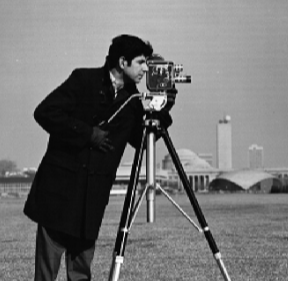
//> input picture Training/foto.png, 288 x 281 px
$ ./SplitAndMerge foto.png 100 3 3   (built with g++ and OpenCV 4)
//> lines starting //> are read from the running program, lines starting //| are printed output that depends on the picture; after the words box and inside, x2 and y2 are one past the last pixel; in counts of white or black regions, pixels touching at a corner belong together
#include <iostream>
#include <opencv2/opencv.hpp>
#include <vector>

using namespace std;
using namespace cv;

double smthreshold;
int tsize;
int media;

class TNode{
    private:
        Rect region;
        TNode *UL, *UR, *LL, *LR;
        vector<TNode *>merged;
        vector<bool> mergedB = vector<bool>(4, false);

        double media, stddev;
    public:
        TNode(Rect R){
            region = R;
            UL = UR = LL = LR = nullptr;
        };

        Rect &getRegion(){return region;};

        TNode *getUL(){return UL;};
        TNode *getUR(){return UR;};
        TNode *getLL(){return LL;};
        TNode *getLR(){return LR;};

        void setUL(TNode *N){UL = N;};
        void setUR(TNode *N){UR = N;};
        void setLL(TNode *N){LL = N;};
        void setLR(TNode *N){LR = N;};

        vector<TNode *> &getMerged(){return merged;};
        void addRegion(TNode *R){merged.push_back(R);};

        bool getMergedB(int i){return mergedB[i];};
        void setMergedB(int i){mergedB[i] = true;}

        double getStdDev(){return stddev;};
        void setStddev(double stddev){this->stddev = stddev;};

        double getMean(){return media;}
        void setMean(double media){this->media = media;};
};

TNode *split(Mat& src, Rect R){

    TNode *root = new TNode(R);
    Scalar mean, stddev;
    meanStdDev(src(R), mean, stddev);

    root->setMean(mean[0]);
    root->setStddev(stddev[0]);

    if(R.width > tsize && root->getStdDev() > smthreshold){

        Rect ul(R.x, R.y, R.height/2, R.width/2);
        root->setUL(split(src, ul));


        Rect ur(R.x, R.y + R.width/2, R.height/2, R.width/2);
        root->setUR(split(src, ur));


        Rect ll(R.x +  R.height/2, R.y, R.height/2, R.width/2);
        root->setLL(split(src, ll));


        Rect lr(R.x +  R.height/2, R.y + R.width/2, R.height/2, R.width/2);
        root->setLR(split(src, lr));
    }

    rectangle(src, R, Scalar(0));
    return root;

}

void merge(TNode *root){

    if(root->getRegion().width > tsize && root->getStdDev() > smthreshold){
        //UL-UR
        if(root->getUL()->getStdDev() <= smthreshold && root->getUR()->getStdDev() <= smthreshold && abs(root->getUL()->getMean() - root->getUR()->getMean()) < media){
            root->addRegion(root->getUL());
            root->addRegion(root->getUR());
            root->setMergedB(0);
            root->setMergedB(1);
            if(root->getLL()->getStdDev() <= smthreshold && root->getLR()->getStdDev() <= smthreshold && abs(root->getLL()->getMean() - root->getLR()->getMean()) < media){
                root->addRegion(root->getLL());
                root->addRegion(root->getLR());
                root->setMergedB(2);
                root->setMergedB(3);
            }
            else{
                merge(root->getLL());
                merge(root->getLR());
            }
        }
        //UR-LR
        else if(root->getUR()->getStdDev() <= smthreshold && root->getLR()->getStdDev() <= smthreshold && abs(root->getUR()->getMean() - root->getLR()->getMean()) < media){
            root->addRegion(root->getUR());
            root->addRegion(root->getLR());
            root->setMergedB(1);
            root->setMergedB(2);
            if(root->getUL()->getStdDev() <= smthreshold && root->getLL()->getStdDev() <= smthreshold && abs(root->getUL()->getMean() - root->getLL()->getMean()) < media){
                root->addRegion(root->getUL());
                root->addRegion(root->getLL());
                root->setMergedB(0);
                root->setMergedB(3);
            }
            else{
                merge(root->getUL());
                merge(root->getLL());
            }
        }
        //LL-LR
        else if(root->getLL()->getStdDev() <= smthreshold && root->getLR()->getStdDev() <= smthreshold && abs(root->getLL()->getMean() - root->getLR()->getMean()) < media){
            root->addRegion(root->getLR());
            root->addRegion(root->getLL());
            root->setMergedB(3);
            root->setMergedB(2);
            if(root->getUL()->getStdDev() <= smthreshold && root->getUR()->getStdDev() <= smthreshold && abs(root->getUL()->getMean() - root->getUR()->getMean()) < media){
                root->addRegion(root->getUR());
                root->addRegion(root->getUL());
                root->setMergedB(0);
                root->setMergedB(1);
            }
            else{
                merge(root->getUL());
                merge(root->getUR());
            }
        }
        //UL-LL
        else if(root->getUL()->getStdDev() <= smthreshold && root->getLL()->getStdDev() <= smthreshold && abs(root->getUL()->getMean() - root->getLL()->getMean()) < media){
            root->addRegion(root->getUL());
            root->addRegion(root->getLL());
            root->setMergedB(0);
            root->setMergedB(3);
            if(root->getUR()->getStdDev() <= smthreshold && root->getLR()->getStdDev() <= smthreshold && abs(root->getUR()->getMean() - root->getLR()->getMean()) < media){
                root->addRegion(root->getUR());
                root->addRegion(root->getLR());
                root->setMergedB(1);
                root->setMergedB(2);
            }
            else{
                merge(root->getUR());
                merge(root->getLR());
            }
        }
        else{
            merge(root->getUL());
            merge(root->getUR());
            merge(root->getLR());
            merge(root->getLL());
        }
    }
    else{
        root->addRegion(root);
        root->setMergedB(0);
        root->setMergedB(1);
        root->setMergedB(2);
        root->setMergedB(3);
    }
}

void segmented(Mat& src, TNode* root){

    vector<TNode *> tmp = root->getMerged();

    if(!tmp.size()){

        segmented(src, root->getUL());
        segmented(src, root->getUR());
        segmented(src, root->getLL());
        segmented(src, root->getLR());
    }
    else{

        int val = 0;
        for(auto x : tmp){
            val += x->getMean();
        }

        val /= tmp.size();

        for(auto x: tmp){
            src(root->getRegion()) = val;
        }

        if(tmp.size() > 1){

            if(!root->getMergedB(0))
                segmented(src, root->getUL());

            if(!root->getMergedB(1))
                segmented(src, root->getUR());

            if(!root->getMergedB(2))
                segmented(src, root->getLR());

            if(!root->getMergedB(3))
                segmented(src, root->getLL());
        }
    }


}

int main(int argc, char** argv){

    Mat src = imread( argv[1], IMREAD_GRAYSCALE );
//> src is the input picture: 281 rows x 288 cols, CV_8UC1; min 0, max 255, mean 116.1
    if( src.empty())
        exit(-1);

    //imshow("src", src);

    smthreshold = stod(argv[2]);
//> smthreshold = 100
    tsize = stoi(argv[3]);
//> tsize = 3
    media = stoi(argv[4]);
//> media = 3

    int exponent = log(min(src.rows, src.cols)) / log(2);
//> exponent = 8
    int s = pow(2, exponent);
//> s = 256

    Rect R = Rect(0,0, s, s);
//> R = Rect(0, 0, 256, 256)

    src = src(R).clone();
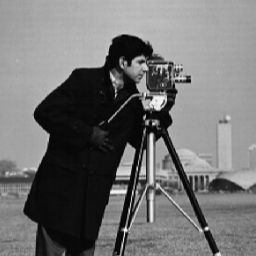
//> src: 256 rows x 256 cols, CV_8UC1; min 0, max 246, mean 114.2
    Mat srcSg = src.clone();

    TNode *root = split(src, Rect(0,0, src.rows, src.cols));
//> in split, `meanStdDev(src(R), mean, stddev);`: mean = Scalar(114.2); stddev = Scalar(67.47)
//> in split, `rectangle(src, R, Scalar(0));`:
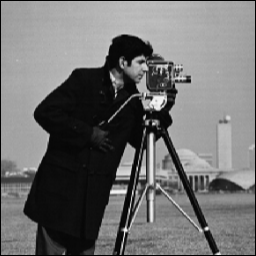
//> src: 256 rows x 256 cols, CV_8UC1; 1.56% of pixels changed, all inside (x1, y1, x2, y2) = (0, 0, 256, 256)
    merge(root);
//> in addRegion, `void addRegion(TNode *R){merged.push_back(R);};`: merged = 1 item
    segmented(srcSg, root);
//> the loop in segmented, `for(auto x : tmp)` made 1 pass
//> val on pass 1: 114
//> after the loop in segmented, `for(auto x : tmp)`: val = 114
//> the loop in segmented, `for(auto x: tmp)` made 1 pass
//> after the loop in segmented, `for(auto x: tmp)`: src: 256 rows x 256 cols, CV_8UC1; every value is 114

    imshow("Src", src);
    imshow("Src SG", srcSg);

    waitKey(0);


    return 0;
}
